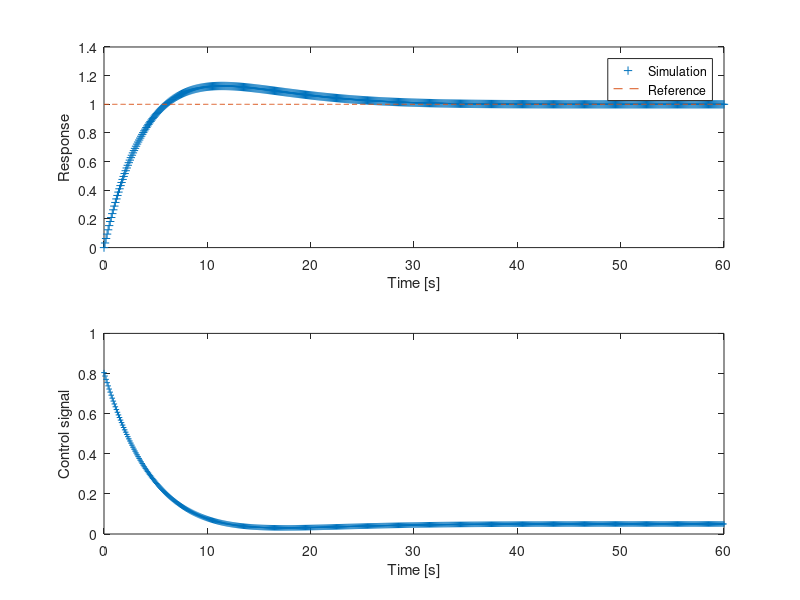

MATLAB code for this plot:
clear all; close all; clc

%% Discretization of First-Order Identified Model (Non-Parametric)
Ts = 0.1;
gp  = tf(20,[50 1]);           % First-order plant
gpd = c2d(gp,Ts,'zoh');        % Discrete plant

%% PI controller parameters
Kp = 0.8; % propotional gain 
Ti = 9; % integral time

%% PI controller parameters discretization 
K0 = Kp + Kp*Ts/(2*Ti);
K1 = -Kp + Kp*Ts/(2*Ti);

%% Closed-Loop Simulation (Direct difference equation)
[num,den] = tfdata(gpd,'v');
t   = 0:Ts:60;
Ref = ones(1,length(t));

% Histories
y1 = 0; 
u1 = 0; 
error = 0; 
error1 = 0;  

for k = 1:length(t)
    % ---- PLANT ----
    y(k) = num(2)*u1 - den(2)*y1;

    % ---- FEEDBACK ----
    error  = Ref(k) - y(k);
    u  = u1 + K0*error + K1*error1;

    % ---- SATURATION ----
    if u > 100
        u = 100; 
    end
    if u < 0
        u = 0;   
    end

    % ---- UPDATE STATES ----
    y1 = y(k);
    u1 = u;
    error1 = error;

    Usim(k) = u;
end

%% PLOTS
subplot(2,1,1)
plot(t,y,'+',t,Ref,'--','MarkerSize',4)
xlabel('Time [s]'), ylabel('Response')
legend('Simulation','Reference')

subplot(2,1,2)
plot(t,Usim,'+','MarkerSize',4)
xlabel('Time [s]'), ylabel('Control signal')
